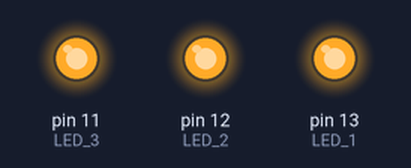
Bench run of a sketch on a simulated Arduino Uno, built with avr-gcc and run on an emulated ATmega328P. Shown: output pins drawn as LEDs (lit = HIGH).

Above: at 0.1 s.
Timing chart, 0 to 1.6 s (numbered marks = the images above):
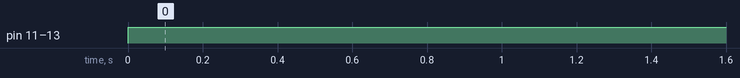

The sketch:

Task3.ino
```cpp
#define LED_1 13
#define LED_2 12
#define LED_3 11
void setup()
{
  pinMode(LED_1, OUTPUT);
  pinMode(LED_2, OUTPUT);
  pinMode(LED_3, OUTPUT);
}

void loop()
{
  digitalWrite(LED_1, HIGH);
  digitalWrite(LED_2, HIGH);
  digitalWrite(LED_3, HIGH);


}
```

Measured:
- by itself, pin 11 (LED_3), pin 12 (LED_2), pin 13 (LED_1): LOW → HIGH at 0.00 s
